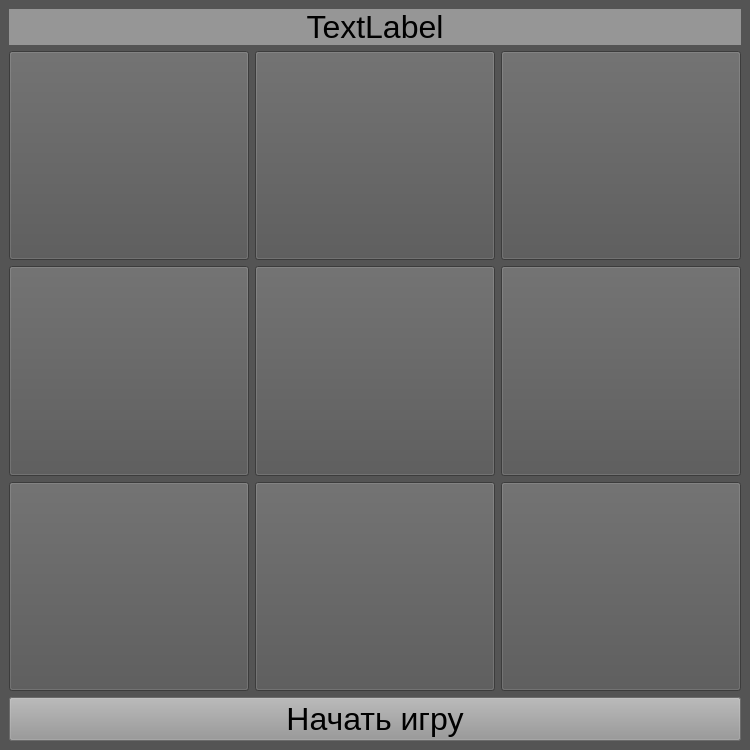
<?xml version="1.0" encoding="UTF-8"?>
<ui version="4.0">
 <class>MainWindow</class>
 <widget class="QMainWindow" name="MainWindow">
  <property name="geometry">
   <rect>
    <x>0</x>
    <y>0</y>
    <width>750</width>
    <height>750</height>
   </rect>
  </property>
  <property name="windowTitle">
   <string>Кресты и нули</string>
  </property>
  <property name="windowIcon">
   <iconset>
    <normaloff>../../Downloads/tic-tac-toe-hand-drawn-game.png</normaloff>../../Downloads/tic-tac-toe-hand-drawn-game.png</iconset>
  </property>
  <property name="styleSheet">
   <string notr="true">background-color: rgb(84, 84, 84)</string>
  </property>
  <property name="iconSize">
   <size>
    <width>512</width>
    <height>512</height>
   </size>
  </property>
  <widget class="QWidget" name="centralwidget">
   <layout class="QVBoxLayout" name="verticalLayout">
    <item>
     <widget class="QLabel" name="label">
      <property name="sizePolicy">
       <sizepolicy hsizetype="Preferred" vsizetype="Preferred">
        <horstretch>0</horstretch>
        <verstretch>0</verstretch>
       </sizepolicy>
      </property>
      <property name="font">
       <font>
        <pointsize>24</pointsize>
       </font>
      </property>
      <property name="styleSheet">
       <string notr="true">background-color: rgb(150, 150, 150)</string>
      </property>
      <property name="text">
       <string>TextLabel</string>
      </property>
      <property name="alignment">
       <set>Qt::AlignCenter</set>
      </property>
     </widget>
    </item>
    <item>
     <layout class="QGridLayout" name="gridLayout">
      <item row="2" column="0">
       <widget class="QPushButton" name="pushButton_7">
        <property name="sizePolicy">
         <sizepolicy hsizetype="Expanding" vsizetype="Expanding">
          <horstretch>0</horstretch>
          <verstretch>0</verstretch>
         </sizepolicy>
        </property>
        <property name="text">
         <string/>
        </property>
       </widget>
      </item>
      <item row="2" column="1">
       <widget class="QPushButton" name="pushButton_8">
        <property name="sizePolicy">
         <sizepolicy hsizetype="Expanding" vsizetype="Expanding">
          <horstretch>0</horstretch>
          <verstretch>0</verstretch>
         </sizepolicy>
        </property>
        <property name="text">
         <string/>
        </property>
       </widget>
      </item>
      <item row="1" column="1">
       <widget class="QPushButton" name="pushButton_5">
        <property name="sizePolicy">
         <sizepolicy hsizetype="Expanding" vsizetype="Expanding">
          <horstretch>0</horstretch>
          <verstretch>0</verstretch>
         </sizepolicy>
        </property>
        <property name="text">
         <string/>
        </property>
       </widget>
      </item>
      <item row="1" column="0">
       <widget class="QPushButton" name="pushButton_4">
        <property name="sizePolicy">
         <sizepolicy hsizetype="Expanding" vsizetype="Expanding">
          <horstretch>0</horstretch>
          <verstretch>0</verstretch>
         </sizepolicy>
        </property>
        <property name="text">
         <string/>
        </property>
       </widget>
      </item>
      <item row="0" column="0">
       <widget class="QPushButton" name="pushButton_1">
        <property name="sizePolicy">
         <sizepolicy hsizetype="Expanding" vsizetype="Expanding">
          <horstretch>0</horstretch>
          <verstretch>0</verstretch>
         </sizepolicy>
        </property>
        <property name="text">
         <string/>
        </property>
       </widget>
      </item>
      <item row="0" column="1">
       <widget class="QPushButton" name="pushButton_2">
        <property name="sizePolicy">
         <sizepolicy hsizetype="MinimumExpanding" vsizetype="Expanding">
          <horstretch>0</horstretch>
          <verstretch>0</verstretch>
         </sizepolicy>
        </property>
        <property name="text">
         <string/>
        </property>
       </widget>
      </item>
      <item row="0" column="2">
       <widget class="QPushButton" name="pushButton_3">
        <property name="sizePolicy">
         <sizepolicy hsizetype="Preferred" vsizetype="Preferred">
          <horstretch>0</horstretch>
          <verstretch>0</verstretch>
         </sizepolicy>
        </property>
        <property name="text">
         <string/>
        </property>
       </widget>
      </item>
      <item row="1" column="2">
       <widget class="QPushButton" name="pushButton_6">
        <property name="sizePolicy">
         <sizepolicy hsizetype="MinimumExpanding" vsizetype="Expanding">
          <horstretch>0</horstretch>
          <verstretch>0</verstretch>
         </sizepolicy>
        </property>
        <property name="text">
         <string/>
        </property>
       </widget>
      </item>
      <item row="2" column="2">
       <widget class="QPushButton" name="pushButton_9">
        <property name="sizePolicy">
         <sizepolicy hsizetype="Expanding" vsizetype="Expanding">
          <horstretch>0</horstretch>
          <verstretch>0</verstretch>
         </sizepolicy>
        </property>
        <property name="text">
         <string/>
        </property>
       </widget>
      </item>
     </layout>
    </item>
    <item>
     <widget class="QPushButton" name="pushButton_start">
      <property name="font">
       <font>
        <pointsize>24</pointsize>
       </font>
      </property>
      <property name="styleSheet">
       <string notr="true">background-color: rgb(150, 150, 150)</string>
      </property>
      <property name="text">
       <string>Начать игру</string>
      </property>
     </widget>
    </item>
   </layout>
  </widget>
 </widget>
 <resources/>
 <connections/>
</ui>
